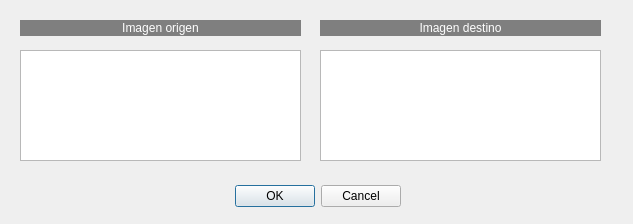
<?xml version="1.0" encoding="UTF-8"?>
<ui version="4.0">
 <class>Perspectiva</class>
 <widget class="QDialog" name="Perspectiva">
  <property name="windowModality">
   <enum>Qt::WindowModality::WindowModal</enum>
  </property>
  <property name="geometry">
   <rect>
    <x>0</x>
    <y>0</y>
    <width>633</width>
    <height>224</height>
   </rect>
  </property>
  <property name="windowTitle">
   <string>Transformacion perspectiva</string>
  </property>
  <widget class="QDialogButtonBox" name="buttonBox">
   <property name="geometry">
    <rect>
     <x>60</x>
     <y>180</y>
     <width>341</width>
     <height>32</height>
    </rect>
   </property>
   <property name="orientation">
    <enum>Qt::Orientation::Horizontal</enum>
   </property>
   <property name="standardButtons">
    <set>QDialogButtonBox::StandardButton::Cancel|QDialogButtonBox::StandardButton::Ok</set>
   </property>
  </widget>
  <widget class="QListWidget" name="listWidget">
   <property name="geometry">
    <rect>
     <x>20</x>
     <y>50</y>
     <width>281</width>
     <height>111</height>
    </rect>
   </property>
   <property name="alternatingRowColors">
    <bool>false</bool>
   </property>
   <property name="viewMode">
    <enum>QListView::ViewMode::ListMode</enum>
   </property>
   <property name="currentRow">
    <number>-1</number>
   </property>
  </widget>
  <widget class="QLabel" name="label_2">
   <property name="geometry">
    <rect>
     <x>20</x>
     <y>20</y>
     <width>281</width>
     <height>16</height>
    </rect>
   </property>
   <property name="styleSheet">
    <string notr="true">background-color: rgb(127, 127, 127);
color: rgb(255, 255, 255);</string>
   </property>
   <property name="text">
    <string>Imagen origen</string>
   </property>
   <property name="alignment">
    <set>Qt::AlignmentFlag::AlignCenter</set>
   </property>
  </widget>
  <widget class="QLabel" name="label_3">
   <property name="geometry">
    <rect>
     <x>320</x>
     <y>20</y>
     <width>281</width>
     <height>16</height>
    </rect>
   </property>
   <property name="styleSheet">
    <string notr="true">background-color: rgb(127, 127, 127);
color: rgb(255, 255, 255);</string>
   </property>
   <property name="text">
    <string>Imagen destino</string>
   </property>
   <property name="alignment">
    <set>Qt::AlignmentFlag::AlignCenter</set>
   </property>
  </widget>
  <widget class="QListWidget" name="listWidget_2">
   <property name="geometry">
    <rect>
     <x>320</x>
     <y>50</y>
     <width>281</width>
     <height>111</height>
    </rect>
   </property>
   <property name="alternatingRowColors">
    <bool>false</bool>
   </property>
   <property name="viewMode">
    <enum>QListView::ViewMode::ListMode</enum>
   </property>
   <property name="currentRow">
    <number>-1</number>
   </property>
  </widget>
 </widget>
 <resources/>
 <connections>
  <connection>
   <sender>buttonBox</sender>
   <signal>accepted()</signal>
   <receiver>Perspectiva</receiver>
   <slot>accept()</slot>
   <hints>
    <hint type="sourcelabel">
     <x>248</x>
     <y>254</y>
    </hint>
    <hint type="destinationlabel">
     <x>157</x>
     <y>274</y>
    </hint>
   </hints>
  </connection>
  <connection>
   <sender>buttonBox</sender>
   <signal>rejected()</signal>
   <receiver>Perspectiva</receiver>
   <slot>reject()</slot>
   <hints>
    <hint type="sourcelabel">
     <x>316</x>
     <y>260</y>
    </hint>
    <hint type="destinationlabel">
     <x>286</x>
     <y>274</y>
    </hint>
   </hints>
  </connection>
 </connections>
</ui>
